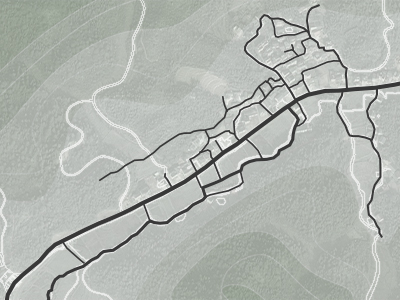
#> input picture wifi_track_data/dacang/imgs/roads.png, 400 x 300 px
$ python myplot.py
#> lines starting #> are read from the running program, lines starting #| are printed output that depends on the picture
import plotly.express as px
import plotly.io as pio
import plotly.graph_objects as go
from plotly.subplots import make_subplots
import numpy as np
from PIL import Image
import os
img_path = os.getcwd()+'/../wifi_track_data/dacang/imgs/roads.png'
img = Image.open(img_path)
#> img is the input picture: PIL image 400x300 RGB; mean R, G, B 178.5, 183.2, 178
background_img = img
buttom_img = Image.fromarray(np.array(img.transpose(Image.FLIP_TOP_BOTTOM))).convert('P', palette='WEB', dither=None)
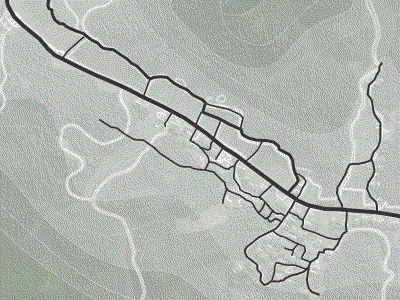
#> buttom_img: PIL image 400x300 P; mean R, G, B 178.5, 183.3, 178

colors = ['rgb(67,67,67)', 'rgb(115,115,115)']
line_size = [2,2,2,2]

# [442 lines left out: functions Bubble_Scatter, One_Axes_Line, Double_Axes_Line, Scatter_2D, Scatter_2D_Subplot, Parents_2D and 7 more, not called in this run]
